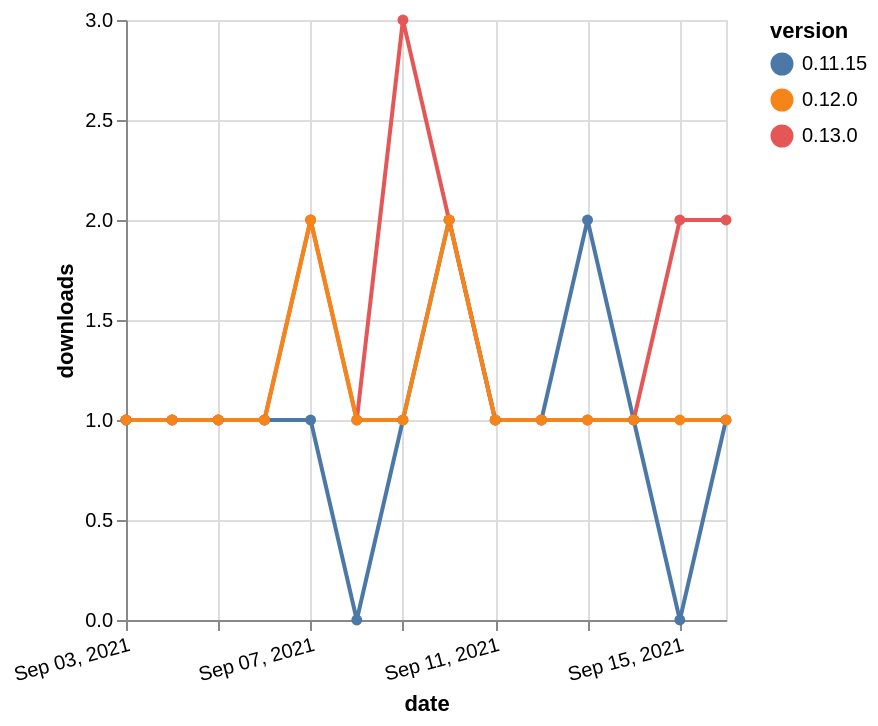

Describe this chart as a Vega-Lite specification.
### Vega-Lite specification from a JSON file in a GitHub repository (floating-point values rounded to 4 significant figures)
{"$schema": "https://vega.github.io/schema/vega-lite/v5.json", "description": "A simple bar chart with embedded data.", "data": {"values": [{"date": "2021-09-03", "total": 219, "delta": 1, "version": "0.11.15"}, {"date": "2021-09-04", "total": 220, "delta": 1, "version": "0.11.15"}, {"date": "2021-09-05", "total": 221, "delta": 1, "version": "0.11.15"}, {"date": "2021-09-06", "total": 222, "delta": 1, "version": "0.11.15"}, {"date": "2021-09-07", "total": 223, "delta": 1, "version": "0.11.15"}, {"date": "2021-09-08", "total": 223, "delta": 0, "version": "0.11.15"}, {"date": "2021-09-09", "total": 224, "delta": 1, "version": "0.11.15"}, {"date": "2021-09-10", "total": 226, "delta": 2, "version": "0.11.15"}, {"date": "2021-09-11", "total": 227, "delta": 1, "version": "0.11.15"}, {"date": "2021-09-12", "total": 228, "delta": 1, "version": "0.11.15"}, {"date": "2021-09-13", "total": 230, "delta": 2, "version": "0.11.15"}, {"date": "2021-09-14", "total": 231, "delta": 1, "version": "0.11.15"}, {"date": "2021-09-15", "total": 231, "delta": 0, "version": "0.11.15"}, {"date": "2021-09-16", "total": 232, "delta": 1, "version": "0.11.15"}, {"date": "2021-09-03", "total": 247, "delta": 1, "version": "0.13.0"}, {"date": "2021-09-04", "total": 248, "delta": 1, "version": "0.13.0"}, {"date": "2021-09-05", "total": 249, "delta": 1, "version": "0.13.0"}, {"date": "2021-09-06", "total": 250, "delta": 1, "version": "0.13.0"}, {"date": "2021-09-07", "total": 252, "delta": 2, "version": "0.13.0"}, {"date": "2021-09-08", "total": 253, "delta": 1, "version": "0.13.0"}, {"date": "2021-09-09", "total": 256, "delta": 3, "version": "0.13.0"}, {"date": "2021-09-10", "total": 258, "delta": 2, "version": "0.13.0"}, {"date": "2021-09-11", "total": 259, "delta": 1, "version": "0.13.0"}, {"date": "2021-09-12", "total": 260, "delta": 1, "version": "0.13.0"}, {"date": "2021-09-13", "total": 261, "delta": 1, "version": "0.13.0"}, {"date": "2021-09-14", "total": 262, "delta": 1, "version": "0.13.0"}, {"date": "2021-09-15", "total": 264, "delta": 2, "version": "0.13.0"}, {"date": "2021-09-16", "total": 266, "delta": 2, "version": "0.13.0"}, {"date": "2021-09-03", "total": 157, "delta": 1, "version": "0.12.0"}, {"date": "2021-09-04", "total": 158, "delta": 1, "version": "0.12.0"}, {"date": "2021-09-05", "total": 159, "delta": 1, "version": "0.12.0"}, {"date": "2021-09-06", "total": 160, "delta": 1, "version": "0.12.0"}, {"date": "2021-09-07", "total": 162, "delta": 2, "version": "0.12.0"}, {"date": "2021-09-08", "total": 163, "delta": 1, "version": "0.12.0"}, {"date": "2021-09-09", "total": 164, "delta": 1, "version": "0.12.0"}, {"date": "2021-09-10", "total": 166, "delta": 2, "version": "0.12.0"}, {"date": "2021-09-11", "total": 167, "delta": 1, "version": "0.12.0"}, {"date": "2021-09-12", "total": 168, "delta": 1, "version": "0.12.0"}, {"date": "2021-09-13", "total": 169, "delta": 1, "version": "0.12.0"}, {"date": "2021-09-14", "total": 170, "delta": 1, "version": "0.12.0"}, {"date": "2021-09-15", "total": 171, "delta": 1, "version": "0.12.0"}, {"date": "2021-09-16", "total": 172, "delta": 1, "version": "0.12.0"}]}, "width": "container", "mark": {"type": "line", "point": {"filled": true}}, "encoding": {"x": {"field": "date", "type": "temporal", "timeUnit": "yearmonthdate", "title": "date", "axis": {"labelAngle": -15}}, "y": {"field": "delta", "type": "quantitative", "title": "downloads"}, "color": {"field": "version", "type": "nominal"}, "tooltip": {"field": "delta"}}}
